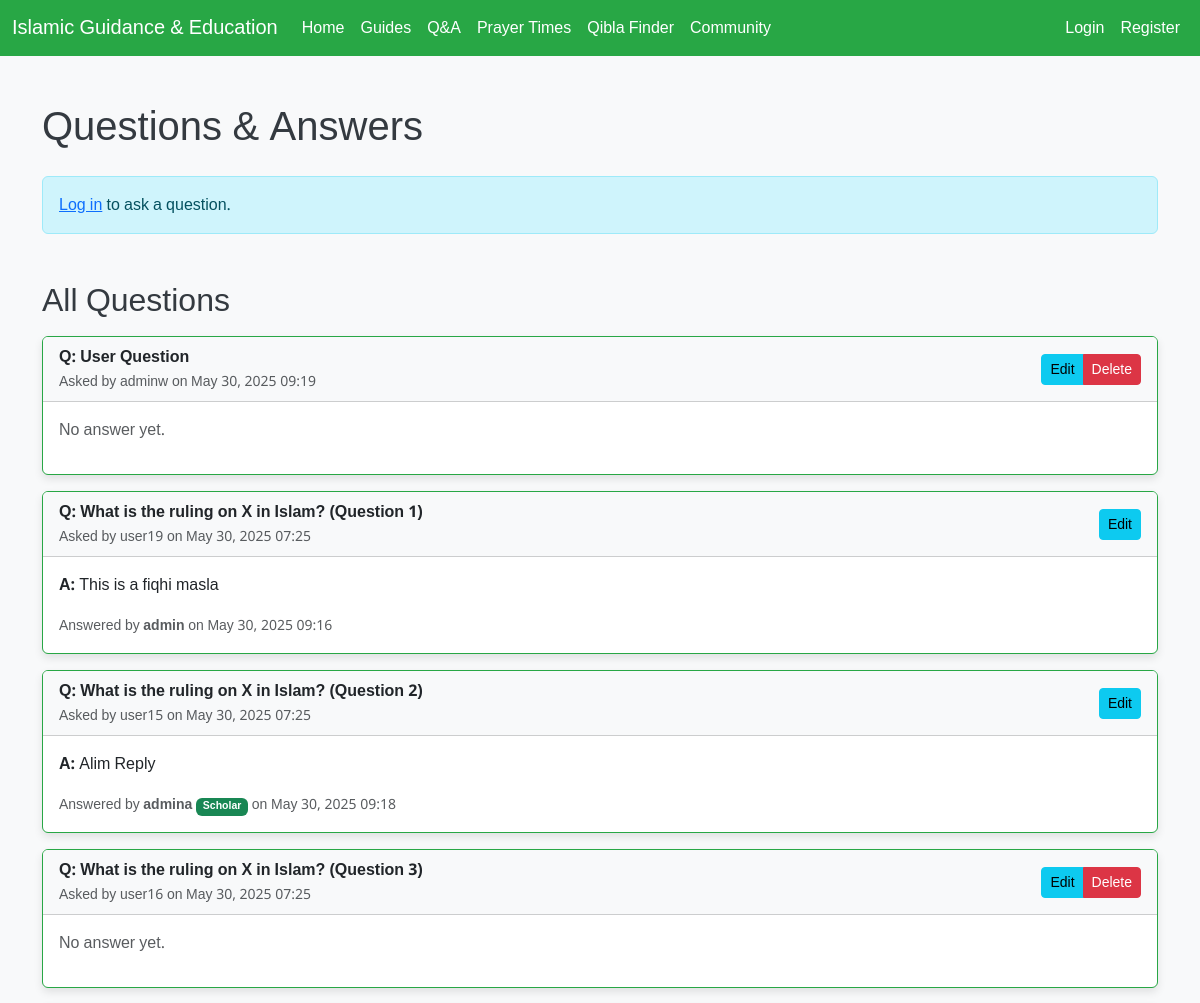
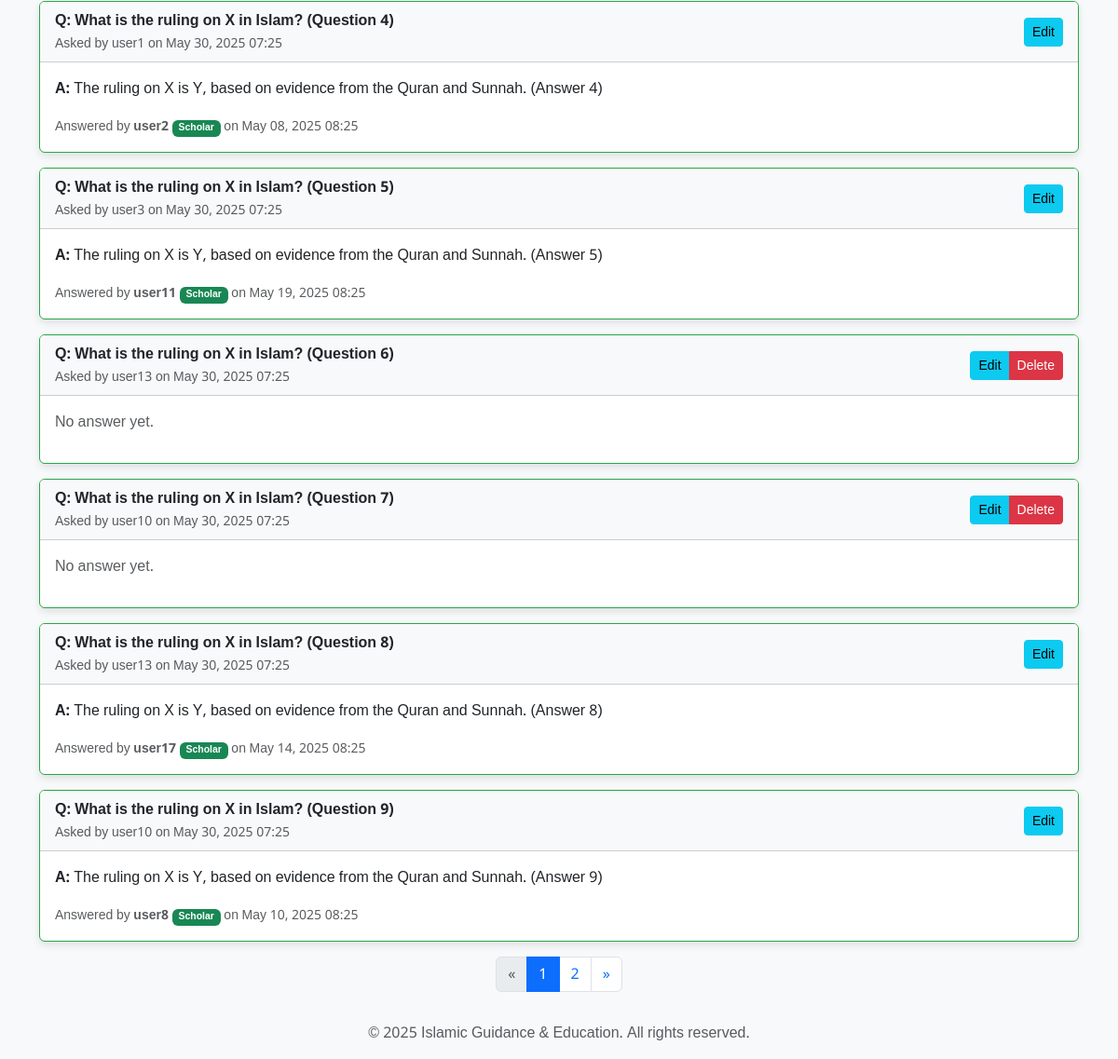
The app's page /index.php?route=q_and_a, older data (2 pictures, top to bottom).
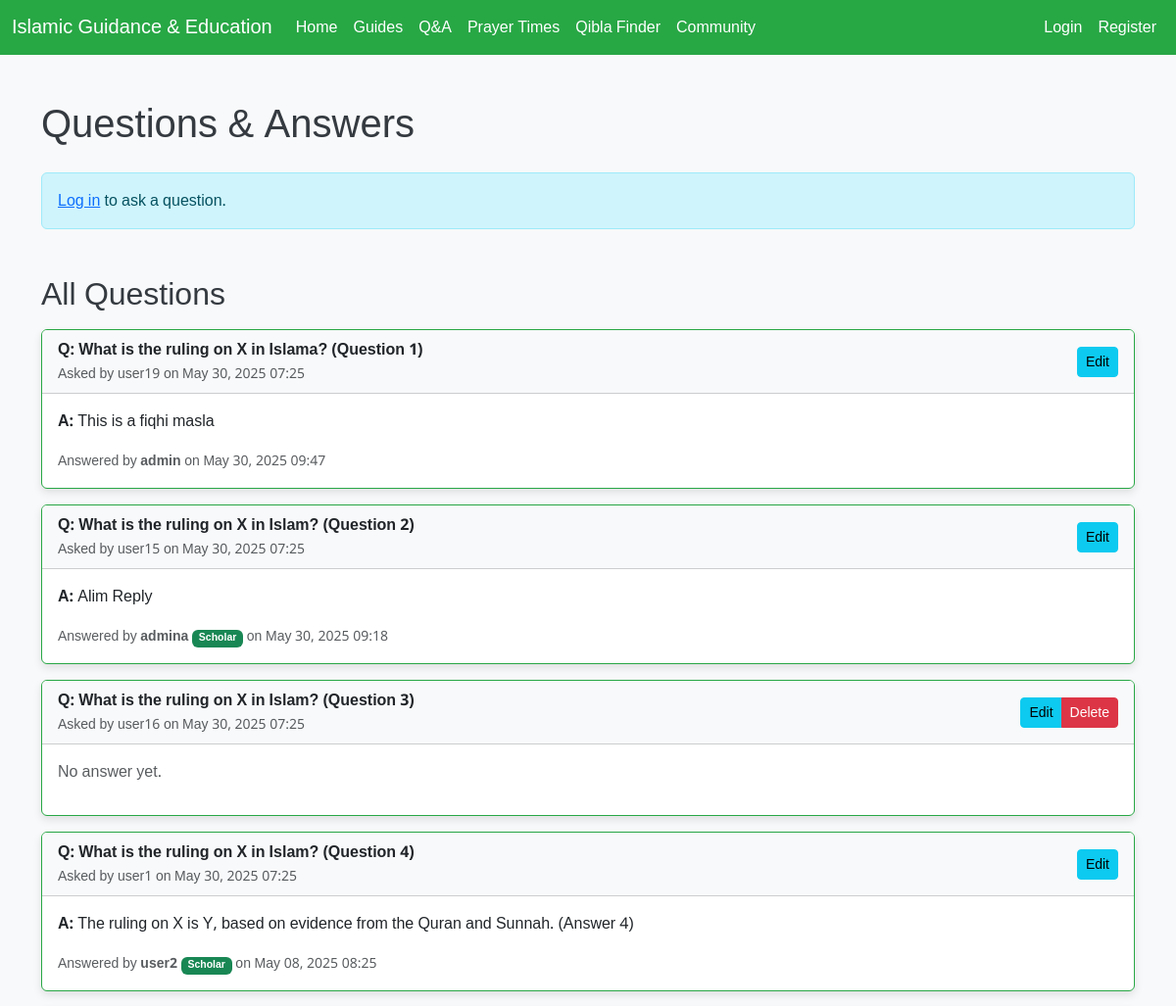
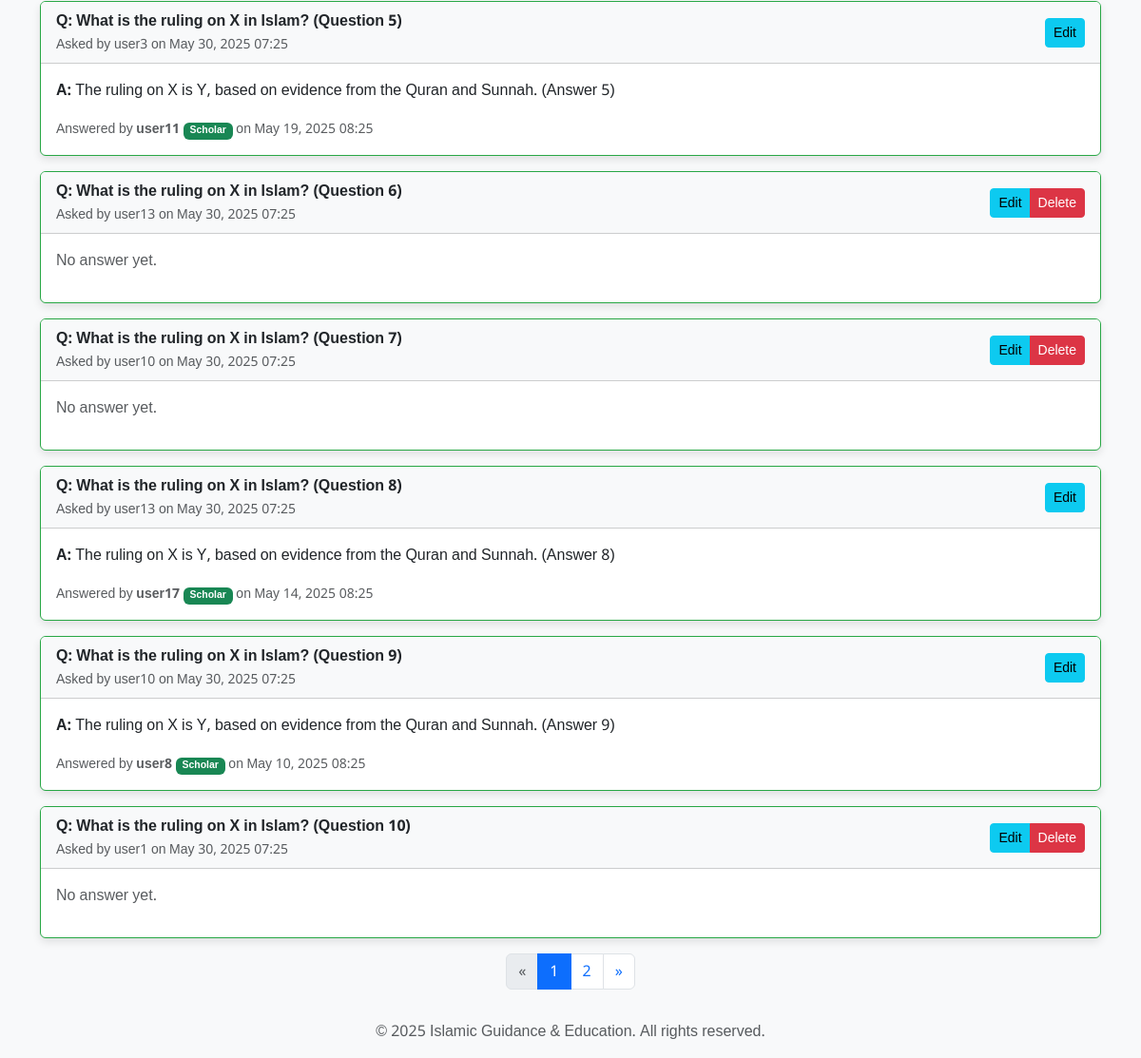
The same page, newer data (2 pictures, top to bottom).
### tables this page shows
CREATE TABLE q_and_a (
    qa_id INTEGER PRIMARY KEY AUTOINCREMENT,
    user_id INTEGER NOT NULL,
    question_text TEXT NOT NULL,
    answer_text TEXT,
    answered_by INTEGER,
    created_at DATETIME DEFAULT CURRENT_TIMESTAMP,
    answered_at DATETIME,
    FOREIGN KEY (user_id) REFERENCES users(user_id),
    FOREIGN KEY (answered_by) REFERENCES users(user_id)
);

CREATE TABLE users (
    user_id INTEGER PRIMARY KEY AUTOINCREMENT,
    username TEXT NOT NULL UNIQUE,
    email TEXT NOT NULL UNIQUE,
    password_hash TEXT NOT NULL,
    role_id INTEGER NOT NULL,
    created_at DATETIME DEFAULT CURRENT_TIMESTAMP,
    FOREIGN KEY (role_id) REFERENCES roles(role_id)
);

### views/q_and_a.php (the view, shortened to what this page needs)
<div class="container mt-5">
    <h1 class="mb-4">Questions & Answers</h1>
    <?php if (is_logged_in()): ?>
        <div class="card mb-4">
            <div class="card-header">Ask a New Question</div>
            <div class="card-body">
                <form action="api.php?action=ask_question" method="POST">
                    <input type="hidden" name="csrf_token" value="<?php echo generate_csrf_token(); ?>">
                    <div class="mb-3">
                        <label for="question_text" class="form-label">Your Question</label>
                        <textarea class="form-control" id="question_text" name="question_text" rows="4" required></textarea>
                    </div>
                    <button type="submit" class="btn btn-primary">Submit Question</button>
                </form>
            </div>
        </div>
    <?php else: ?>
        <div class="alert alert-info" role="alert">
            <a href="<?php echo BASE_URL; ?>/?route=login">Log in</a> to ask a question.
        </div>
    <?php endif; ?>
    <h2 class="mt-5 mb-3">All Questions</h2>
    <div id="questions-list">
        <?php
        $items_per_page = 10;
        $current_page = isset($_GET['page']) ? (int)$_GET['page'] : 1;
        $offset = ($current_page - 1) * $items_per_page;
        $total_q_and_a = get_total_q_and_a_count();
        $questions = get_paginated_q_and_a($items_per_page, $offset);
        $total_pages = ceil($total_q_and_a / $items_per_page);
        if ($questions):
            foreach ($questions as $question):
                $pdo = get_db_connection();
                $stmt_question_author = $pdo->prepare("SELECT username FROM users WHERE user_id = :user_id");
                $stmt_question_author->bindParam(':user_id', $question['user_id'], PDO::PARAM_INT);
                $stmt_question_author->execute();
                $question_author_data = $stmt_question_author->fetch(PDO::FETCH_ASSOC);
                $question_author_username = $question_author_data['username'] ?? 'Unknown';
                $question_author_id = $question_author_data['user_id'] ?? null;
                $answer_author_username = null;
                $answer_author_role_id = null;
                if (!empty($question['answered_by'])) {
                    $stmt_answer_author = $pdo->prepare("SELECT username, user_id, role_id FROM users WHERE user_id = :user_id");
                    $stmt_answer_author->bindParam(':user_id', $question['answered_by'], PDO::PARAM_INT);
                    $stmt_answer_author->execute();
                    $answer_author = $stmt_answer_author->fetch(PDO::FETCH_ASSOC);
                    if ($answer_author) {
                        $answer_author_username = $answer_author['username'];
                        $answer_author_role_id = $answer_author['role_id'];
                    }
                }
                $current_user_id = $_SESSION['user_id'] ?? null;
                $current_user_role_id = get_user_role_id();
                $can_edit_question = ($current_user_role_id >= ROLE_ADMIN || $current_user_id == $question_author_id);
                $can_delete_question = ($current_user_role_id >= ROLE_ADMIN || ($current_user_id == $question_author_id && empty($question['answer_text'])));
        ?>
                <div class="card mb-3">
                    <div class="card-header bg-light d-flex justify-content-between align-items-center">
                        <div>
                            <strong>Q: <span id="question-text-<?php echo $question['qa_id']; ?>"><?php echo htmlspecialchars($question['question_text']); ?></span></strong>
                            <br>
                            <small class="text-muted">Asked by <?php echo htmlspecialchars($question_author_username); ?> on <?php echo date('M d, Y H:i', strtotime($question['created_at'])); ?></small>
                        </div>
                        <?php if ($can_edit_question || $can_delete_question): ?>
                            <div class="btn-group" role="group" aria-label="Question Actions">
                                <?php if ($can_edit_question): ?>
                                    <button class="btn btn-sm btn-info edit-question-btn" data-qa-id="<?php echo $question['qa_id']; ?>" data-question-text="<?php echo htmlspecialchars($question['question_text']); ?>" data-answer-text="<?php echo htmlspecialchars($question['answer_text']); ?>">Edit</button>
                                <?php endif; ?>
                                <?php if ($can_delete_question): ?>
                                    <button class="btn btn-sm btn-danger delete-question-btn" data-qa-id="<?php echo $question['qa_id']; ?>">Delete</button>
                                <?php endif; ?>
                            </div>
                        <?php endif; ?>
                    </div>
                    <div class="card-body">
                        <?php if (!empty($question['answer_text'])): ?>
                            <p><strong>A:</strong> <span id="answer-text-<?php echo $question['qa_id']; ?>"><?php echo nl2br(htmlspecialchars($question['answer_text'])); ?></span></p>
                            <small class="text-muted">Answered by <strong><?php echo htmlspecialchars($answer_author_username); ?><?php if ($answer_author_role_id == ROLE_ULAMA_SCHOLAR): ?> <span class="badge bg-success">Scholar</span><?php endif; ?></strong> on <?php echo date('M d, Y H:i', strtotime($question['answered_at'])); ?></small>
                        <?php else: ?>
                            <p class="text-muted">No answer yet.</p>
                        <?php endif; ?>
                    </div>
                </div>
        <?php
            endforeach;
        else:
        ?>
            <div class="alert alert-info" role="alert">
                No questions asked yet. Be the first to <a href="<?php echo BASE_URL; ?>/?route=q_and_a">ask one</a>!
            </div>
        <?php endif; ?>
    </div>
    <nav aria-label="Page navigation">
        <ul class="pagination justify-content-center">
            <li class="page-item <?php echo ($current_page <= 1) ? 'disabled' : ''; ?>">
                <a class="page-link" href="?route=q_and_a&page=<?php echo $current_page - 1; ?>" aria-label="Previous">
                    <span aria-hidden="true">&laquo;</span>
                </a>
            </li>
            <?php for ($i = 1; $i <= $total_pages; $i++): ?>
                <li class="page-item <?php echo ($current_page == $i) ? 'active' : ''; ?>">
                    <a class="page-link" href="?route=q_and_a&page=<?php echo $i; ?>"><?php echo $i; ?></a>
                </li>
            <?php endfor; ?>
            <li class="page-item <?php echo ($current_page >= $total_pages) ? 'disabled' : ''; ?>">
                <a class="page-link" href="?route=q_and_a&page=<?php echo $current_page + 1; ?>" aria-label="Next">
                    <span aria-hidden="true">&raquo;</span>
                </a>
            </li>
        </ul>
    </nav>
</div>

### index.php (shortened to what this page needs)
<?php
require_once 'functions.php';
$route = $_GET['route'] ?? '';
$route = strtolower(trim($route, '/'));
?>
<!DOCTYPE html>
<html lang="<?php echo DEFAULT_LANG; ?>" dir="<?php echo (DEFAULT_LANG == 'ar') ? 'rtl' : 'ltr'; ?>">
<head>
    <link href="https://cdn.jsdelivr.net/npm/bootstrap@5.3.3/dist/css/bootstrap.min.css" rel="stylesheet">
    <link rel="stylesheet" href="css/style.css">
</head>
<body>
    <nav class="navbar navbar-expand-lg navbar-dark bg-dark">
        <div class="container-fluid">
            <a class="navbar-brand" href="index.php"><?php echo APP_NAME; ?></a>
            <div class="collapse navbar-collapse" id="navbarNav">
                <ul class="navbar-nav me-auto mb-2 mb-lg-0">
                    <li class="nav-item">
                        <a class="nav-link <?php echo ($route == '' || $route == 'home') ? 'active' : ''; ?>" aria-current="page" href="index.php">Home</a>
                    </li>
                    <li class="nav-item">
                        <a class="nav-link <?php echo ($route == 'guides') ? 'active' : ''; ?>" href="index.php?route=guides">Guides</a>
                    </li>
                    <li class="nav-item">
                        <a class="nav-link <?php echo ($route == 'q_and_a') ? 'active' : ''; ?>" href="index.php?route=q_and_a">Q&A</a>
                    </li>
                    <li class="nav-item">
                        <a class="nav-link <?php echo ($route == 'prayer_times') ? 'active' : ''; ?>" href="index.php?route=prayer_times">Prayer Times</a>
                    </li>
                    <li class="nav-item">
                        <a class="nav-link <?php echo ($route == 'qibla_finder') ? 'active' : ''; ?>" href="index.php?route=qibla_finder">Qibla Finder</a>
                    </li>
                    <li class="nav-item">
                        <a class="nav-link <?php echo ($route == 'community') ? 'active' : ''; ?>" href="index.php?route=community">Community</a>
                    </li>
                </ul>
                <ul class="navbar-nav ms-auto">
                    <?php if (is_logged_in()): ?>
                        <li class="nav-item dropdown">
                            <a class="nav-link dropdown-toggle" href="#" id="navbarDropdown" role="button" data-bs-toggle="dropdown" aria-expanded="false">
                                Welcome, <?php echo htmlspecialchars($_SESSION['username'] ?? 'User'); ?>
                            </a>
                            <ul class="dropdown-menu dropdown-menu-end" aria-labelledby="navbarDropdown">
                                <li><a class="dropdown-item" href="index.php?route=dashboard">Dashboard</a></li>
                                <?php if (has_role(ROLE_ULAMA_SCHOLAR)): ?>
                                    <li><a class="dropdown-item" href="index.php?route=create_guide">Create Guide</a></li>
                                <?php endif; ?>
                                <?php if (has_role(ROLE_ADMIN)): ?>
                                    <li><a class="dropdown-item" href="index.php?route=admin">Admin Panel</a></li>
                                <?php endif; ?>
                                <li><hr class="dropdown-divider"></li>
                                <li><a class="dropdown-item" href="index.php?route=logout">Logout</a></li>
                            </ul>
                        </li>
                    <?php else: ?>
                        <li class="nav-item">
                            <a class="nav-link <?php echo ($route == 'login') ? 'active' : ''; ?>" href="index.php?route=login">Login</a>
                    </li>
                        <li class="nav-item">
                            <a class="nav-link <?php echo ($route == 'register') ? 'active' : ''; ?>" href="index.php?route=register">Register</a>
                        </li>
                    <?php endif; ?>
                </ul>
            </div>
        </div>
    </nav>
    <main>
        <?php handle_route($route); ?>
    </main>
    <footer class="footer mt-auto py-3 bg-light">
        <div class="container text-center">
            <span class="text-muted">&copy; <?php echo date('Y'); ?> <?php echo APP_NAME; ?>. All rights reserved.</span>
        </div>
    </footer>
</body>
</html>

### functions.php (shortened to what this page needs)
<?php
function get_db_connection() {
    try {
        $pdo = new PDO('sqlite:' . DB_PATH);
        $pdo->setAttribute(PDO::ATTR_ERRMODE, PDO::ERRMODE_EXCEPTION);
        $pdo->setAttribute(PDO::ATTR_DEFAULT_FETCH_MODE, PDO::FETCH_ASSOC);
        return $pdo;
    } catch (PDOException $e) {
        error_log("Database connection error: " . $e->getMessage());
        die("Database connection failed. Please try again later.");
    }
}
function get_total_q_and_a_count() {
    $pdo = get_db_connection();
    $stmt = $pdo->query("SELECT COUNT(*) FROM q_and_a");
    return $stmt->fetchColumn();
}
function get_paginated_q_and_a($limit, $offset) {
    $pdo = get_db_connection();
    $stmt = $pdo->prepare("SELECT * FROM q_and_a ORDER BY created_at DESC LIMIT :limit OFFSET :offset");
    $stmt->bindParam(':limit', $limit, PDO::PARAM_INT);
    $stmt->bindParam(':offset', $offset, PDO::PARAM_INT);
    $stmt->execute();
    return $stmt->fetchAll();
}
function is_logged_in() {
    return isset($_SESSION['user_id']);
}
function get_user_role_id() {
    return $_SESSION['role_id'] ?? null;
}
function handle_route($route) {
    switch ($route) {
        case 'q_and_a':
            include 'views/q_and_a.php';
            break;
    }
}

### css/style.css (style rules this page uses)
body { font-family: 'Amiri', serif; background-color: #f8f9fa; color: #343a40; }
.navbar { background-color: #28a745 !important; }
.navbar-brand, .nav-link { color: #ffffff !important; }
.card { border: 1px solid #28a745; box-shadow: 0 4px 8px rgba(0,0,0,0.1); }

### index.php (style rules this page uses)
body { font-family: 'Noto Sans Arabic', sans-serif; }

Row changes from the older to the newer data that the page shows:
removed q_and_a: question_text "User Question", user.username "adminw", created_at "May 30, 2025 09:19", shows "No answer yet."
changed q_and_a "This is a fiqhi masla": question_text "What is the ruling on X in Islam? (Question 1)" → "What is the ruling on X in Islama? (Question 1)"; answered_at "May 30, 2025 09:16" → "May 30, 2025 09:47"
now on this page (row unchanged): q_and_a: question_text "What is the ruling on X in Islam? (Question 10)", user.username "user1", created_at "May 30, 2025 07:25", shows "No answer yet."
